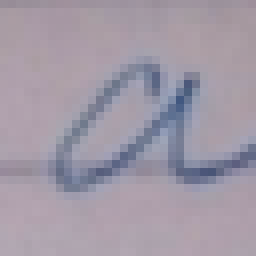
#> input picture example_dataset/01_20.png, 32 x 32 px (shown 8 times larger); its folder holds only this picture in this run
$ python segmentation.py
#> lines starting #> are read from the running program, lines starting #| are printed output that depends on the picture; after the words box and inside, x2 and y2 are one past the last pixel; in counts of white or black regions, pixels touching at a corner belong together
#!/usr/bin/env python3
# -*- coding: utf-8 -*-
"""
@author: victor

Abordagem para segmentação da base de dados, utilizando o KMeans.
Tentativa de remoção de linhas/manchas na imagem.

Referencia:
    https://scikit-learn.org/stable/modules/clustering.html#k-means
"""

from skimage import io, transform, color, exposure, filters
from skimage.segmentation import active_contour
import numpy as np
import matplotlib.pyplot as plt
from matplotlib import cm
from sklearn.cluster import KMeans
from skimage import morphology
from skimage.draw import line
from skimage.feature import canny
from skimage.morphology import dilation, diamond, square, erosion, disk
from skimage.transform import probabilistic_hough_line
import os


## Segmentação por K-Means
def kMeans(img):
    w, h, d = img.shape
    image_array = np.reshape(img, (w * h, d))      # Transformando em "vetor" - necessário
    kmeans = KMeans(n_clusters=2, init='random', n_init=1).fit(image_array)
    labels = kmeans.predict(image_array)
    seg1 = np.reshape(labels, (w,h))
    seg1 = (seg1*255).astype('uint8')
    return seg1

## Teste manual
# [179 lines left out: functions ajusteManual, filters_application, snake, hyst_threshold, line_detection_mask, not called in this run]


## Teste automatizado:
maindir = './example_dataset/'
files = os.listdir(maindir)

## Escolha do método a ser utilizado
choose = 'kmeans'
for dire in files:
    if dire.endswith('.png'):
        # print(maindir + dire)

        if (choose == 'kmeans'):
            im = io.imread(maindir + dire)
#> im is the input picture: shape (32, 32, 4); mean R, G, B, A 161.7, 153.3, 166.7, 255
            im3 = transform.resize(im, (300,300))
            im4 = kMeans(im3)
#> in kMeans, `seg1 = np.reshape(labels, (w,h))`:
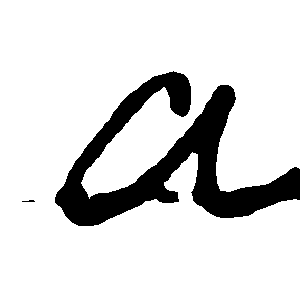
#> seg1: shape (300, 300) int32; values 0 (black) and 1 (white), 86% white; 2 black regions (1 under 20 px), largest, box (x1, y1, x2, y2) and area: (55, 71, 300, 226) 12615

            # Correção - Erro inversão de cores da máscara binária
            solution = im4.copy()
            lin, col = solution.shape
#> lin = 300; col = 300

            zeros = 0
            uns = 0
            for i in range(lin):
                for j in range(col):
                    if(solution[i,j] == 255):
                        uns = uns+1
                    else:
                        zeros = zeros+1
#> after the loop, uns = 77367; zeros = 12633
            print(zeros)
#| 12633
            print(uns)
#| 77367
            if(zeros > uns):
                print("okay - image:"+ dire)
            else:
                print("not okay - image:"+ dire)
                solution[solution == 255] = 100
                solution[solution == 0] = 255
                solution[solution == 100] = 0


            # im4 = (im4*255)
            plt.subplot(121)
            plt.imshow(im, cmap="gray")
            plt.title("Imagem original")
            plt.subplot(122)
            plt.imshow(solution, cmap="gray")
            plt.title("Resultado")
            plt.savefig(maindir +'kmean_based_results/'+ dire)
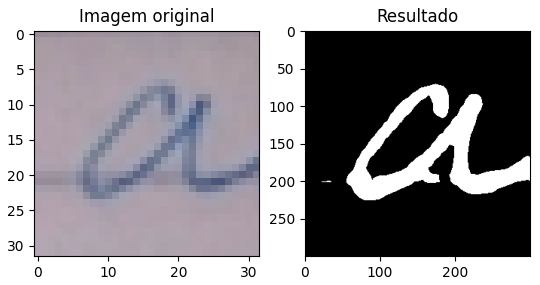
#> figure drawn by matplotlib, 2 panels
            plt.close()
        elif (choose == 'ajusteManual'):
            im = io.imread(maindir + dire)
            im2 = transform.resize(im, (300,300))
            im3 = color.rgb2gray(im2)
            im3 = (im3*255).astype('uint8')

            # Equalize Hist
            im4 = exposure.equalize_hist(im3, nbins=3)
            im4 = color.rgb2gray(im4)
            im4 = (im4*255).astype('uint8')
            im4 = ajusteManual(im4,125,130)
            plt.subplot(121)
            plt.imshow(im, cmap="gray")
            plt.title("Imagem original")
            plt.subplot(122)
            plt.imshow(im4, cmap="gray")
            plt.title("Resultado")
            plt.savefig(maindir +'ajusteManual_based_results/'+ dire)
            plt.close()
        elif (choose == 'filters'):
            im = io.imread(maindir + dire)
            filters_application(im)
        elif (choose == 'snake'):
            im = io.imread(maindir + dire)
            snake(im)
        elif (choose == 'hyst_threshold'):
            im = io.imread(maindir + dire)
            im2 = transform.resize(im, (300,300))
            hyst_threshold(im2)
        elif (choose == 'lines_mask'):
            im = io.imread(maindir + dire)
            line_detection_mask(im)


# [17 lines of commented-out code are left out]

$ run again, on example_dataset/01_249.png
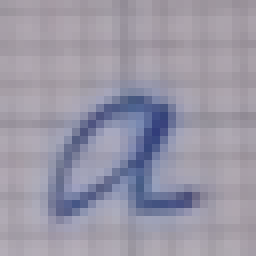
#> input picture example_dataset/01_249.png, 32 x 32 px (shown 8 times larger)
#> im is the input picture: shape (32, 32, 4); mean R, G, B, A 154.4, 151.4, 166.7, 255
#> in kMeans, `seg1 = np.reshape(labels, (w,h))`:
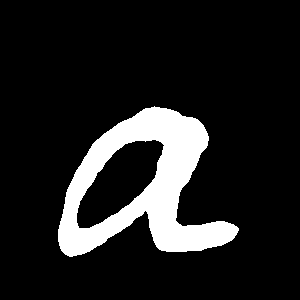
#> seg1: shape (300, 300) int32; values 0 (black) and 1 (white), 12.9% white; 1 white region, box (x1, y1, x2, y2) and area: (58, 106, 239, 257) 11624
#| 78376
#| 11624
#> `plt.savefig(maindir +'kmean_based_results/'+ dire)`:
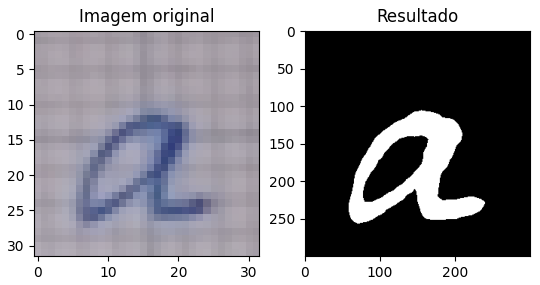
#> figure drawn by matplotlib, 2 panels
